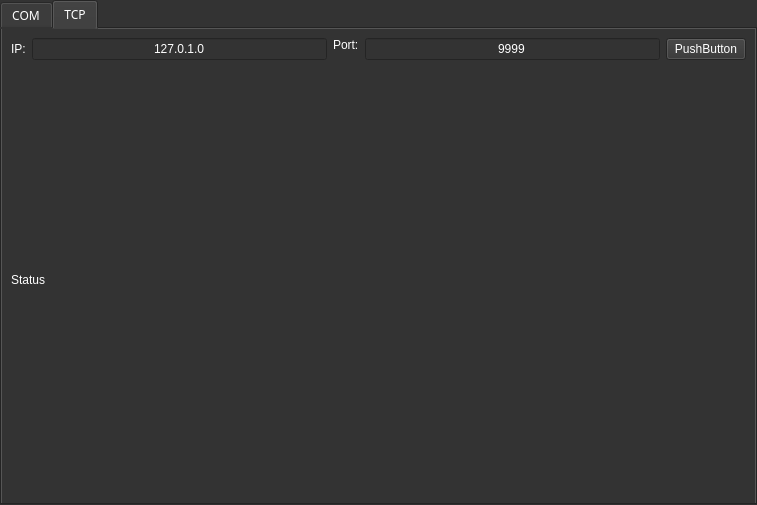
<?xml version="1.0" encoding="UTF-8"?>
<ui version="4.0">
 <class>ConnectionWidget</class>
 <widget class="QWidget" name="ConnectionWidget">
  <property name="geometry">
   <rect>
    <x>0</x>
    <y>0</y>
    <width>757</width>
    <height>505</height>
   </rect>
  </property>
  <property name="font">
   <font>
    <family>Share Tech Mono</family>
   </font>
  </property>
  <property name="windowTitle">
   <string>Form</string>
  </property>
  <property name="styleSheet">
   <string notr="true">background-color: rgb(51, 51, 51);
color: rgb(255, 255, 255);</string>
  </property>
  <layout class="QGridLayout" name="gridLayout">
   <property name="leftMargin">
    <number>0</number>
   </property>
   <property name="topMargin">
    <number>0</number>
   </property>
   <property name="rightMargin">
    <number>0</number>
   </property>
   <property name="bottomMargin">
    <number>0</number>
   </property>
   <property name="spacing">
    <number>0</number>
   </property>
   <item row="0" column="0">
    <widget class="QTabWidget" name="ConnectionTab">
     <property name="styleSheet">
      <string notr="true"/>
     </property>
     <property name="currentIndex">
      <number>1</number>
     </property>
     <widget class="QWidget" name="COM">
      <attribute name="title">
       <string>COM</string>
      </attribute>
      <layout class="QHBoxLayout" name="horizontalLayout">
       <item>
        <widget class="QComboBox" name="Baudrate"/>
       </item>
       <item>
        <widget class="QComboBox" name="COMPort"/>
       </item>
       <item>
        <widget class="QPushButton" name="COMConnect">
         <property name="text">
          <string>PushButton</string>
         </property>
        </widget>
       </item>
      </layout>
     </widget>
     <widget class="QWidget" name="TCP">
      <attribute name="title">
       <string>TCP</string>
      </attribute>
      <layout class="QGridLayout" name="gridLayout_2">
       <item row="0" column="0">
        <widget class="QLabel" name="IPLabel">
         <property name="styleSheet">
          <string notr="true">font: 12pt &quot;Share Tech Mono&quot;;</string>
         </property>
         <property name="text">
          <string>IP:</string>
         </property>
        </widget>
       </item>
       <item row="0" column="1">
        <widget class="QLineEdit" name="NetworkIP">
         <property name="text">
          <string>127.0.1.0</string>
         </property>
         <property name="alignment">
          <set>Qt::AlignCenter</set>
         </property>
        </widget>
       </item>
       <item row="0" column="2">
        <widget class="QLabel" name="PortLabel">
         <property name="styleSheet">
          <string notr="true">font: 12pt &quot;Share Tech Mono&quot;;</string>
         </property>
         <property name="text">
          <string>Port:</string>
         </property>
         <property name="alignment">
          <set>Qt::AlignLeading|Qt::AlignLeft|Qt::AlignTop</set>
         </property>
        </widget>
       </item>
       <item row="0" column="3">
        <widget class="QLineEdit" name="NetworkPort">
         <property name="text">
          <string>9999</string>
         </property>
         <property name="alignment">
          <set>Qt::AlignCenter</set>
         </property>
        </widget>
       </item>
       <item row="0" column="4">
        <widget class="QPushButton" name="NetworkConnect">
         <property name="text">
          <string>PushButton</string>
         </property>
        </widget>
       </item>
       <item row="1" column="0" colspan="2">
        <widget class="QLabel" name="NetworkStatus">
         <property name="styleSheet">
          <string notr="true">font: 10pt &quot;Share Tech Mono&quot;;</string>
         </property>
         <property name="text">
          <string>Status</string>
         </property>
        </widget>
       </item>
      </layout>
     </widget>
    </widget>
   </item>
  </layout>
 </widget>
 <resources/>
 <connections/>
</ui>
